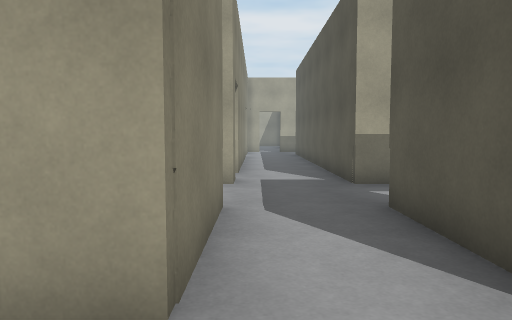
[1] (above)

24 first-person views from a walk through a 3-D level made in the Unity game engine. The camera is 1.2 m above the floor, tilts 4° down and sees 70° across. The floor is counted in squares, 1 m on a side. Each view is taken from the middle of a square. On the plan, view 1 faces up. The plan holds only what a view shows up to about 15 squares ahead; the rest is blank. The place goes on beyond the plan. The player character is not drawn.

[2]
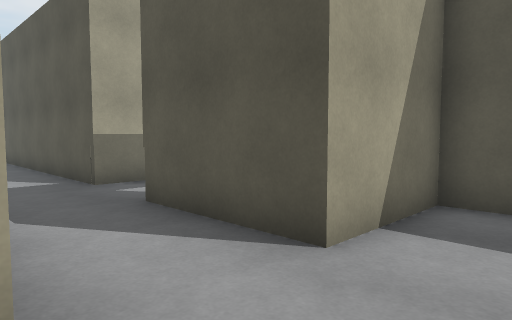

[3]
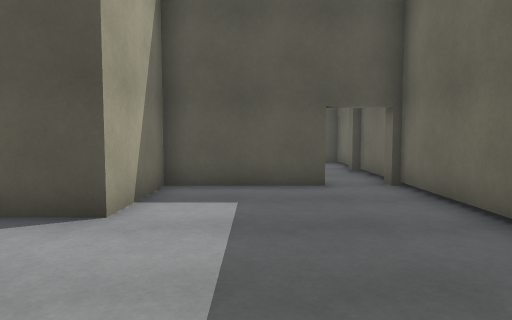

[4]
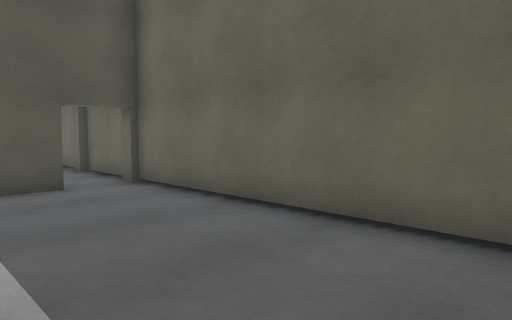

[5]
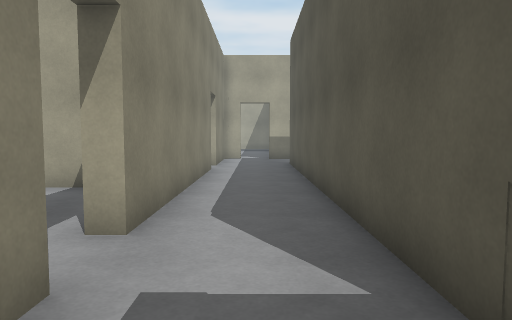

[6]
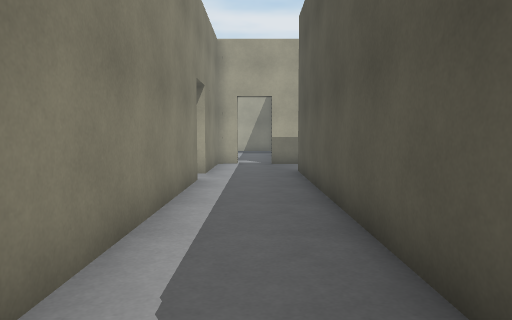

[7]
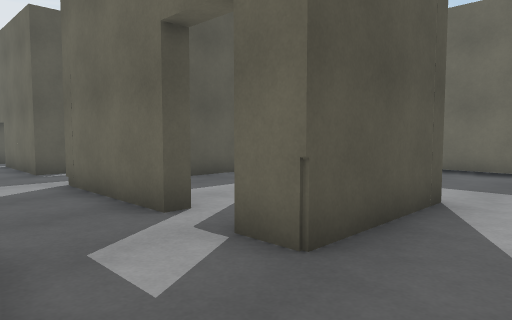

[8]
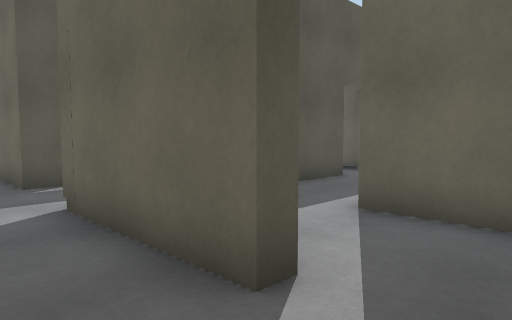

[9]
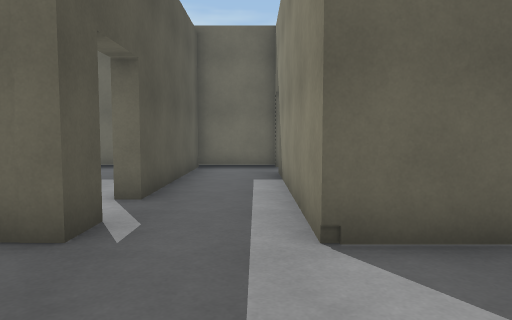

[10]
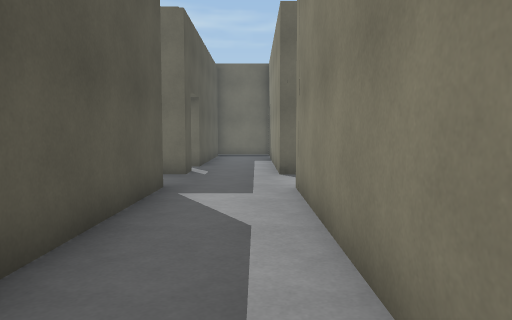

[11]
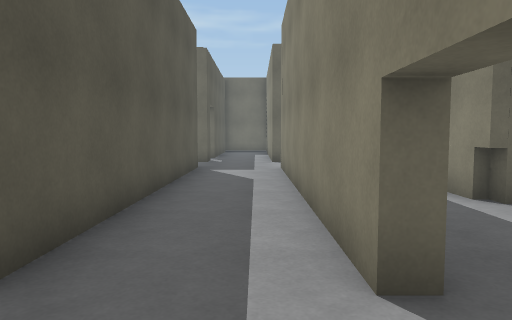

[12]
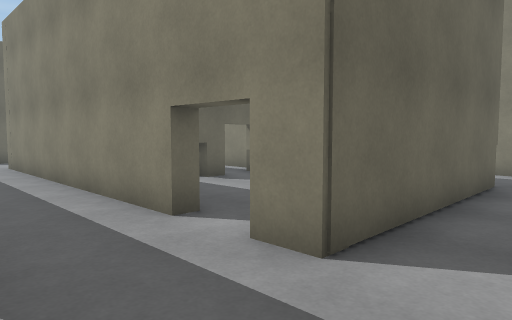

[13]
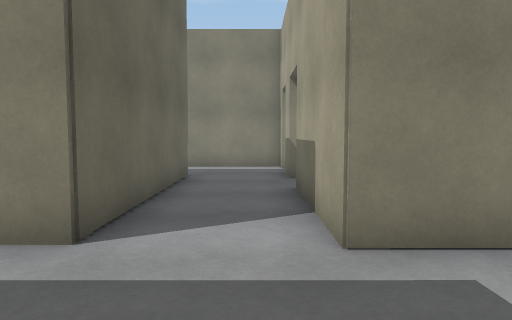

[14]
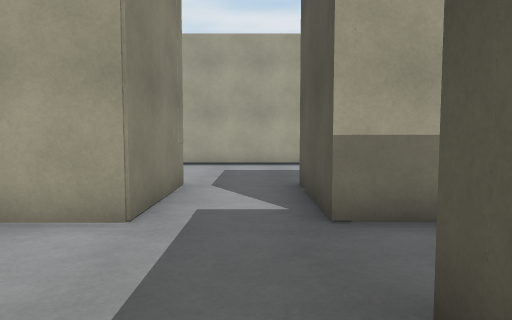

[15]
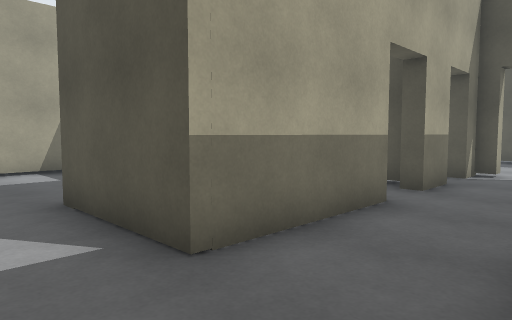

[16]
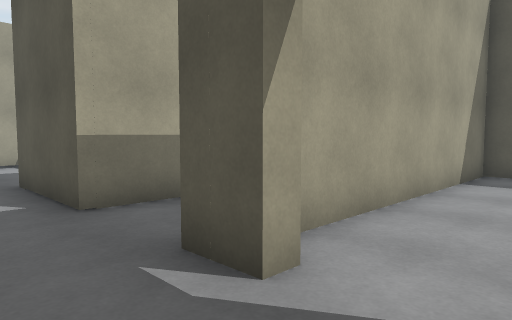

[17]
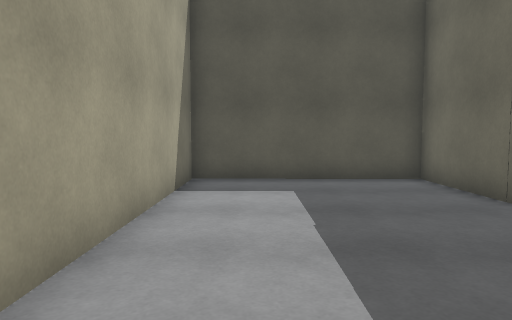

[18]
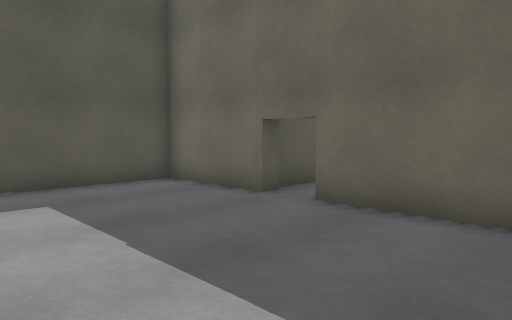

[19]
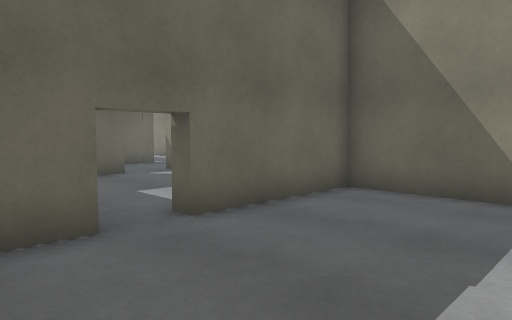

[20]
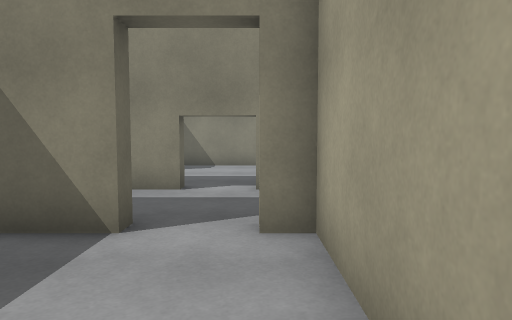

[21]
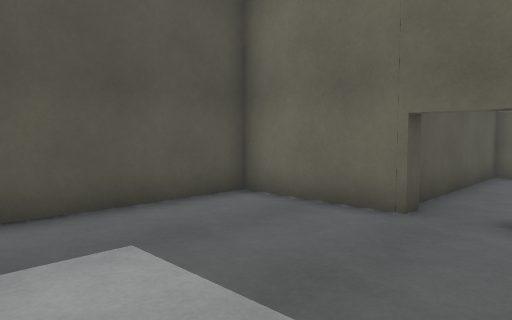

[22]
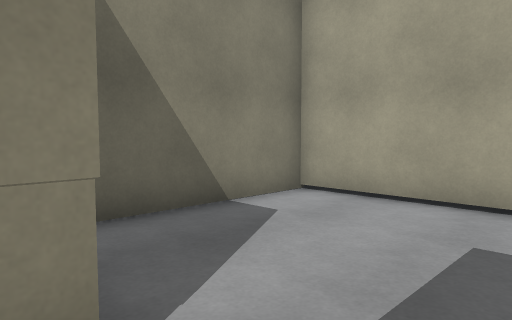

[23]
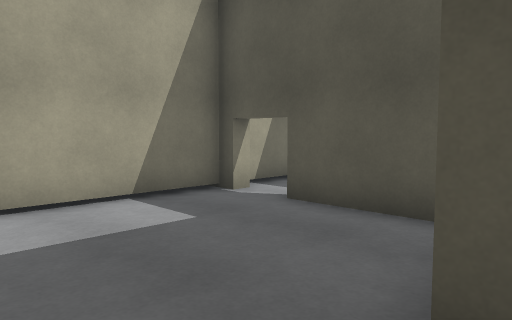

[24]
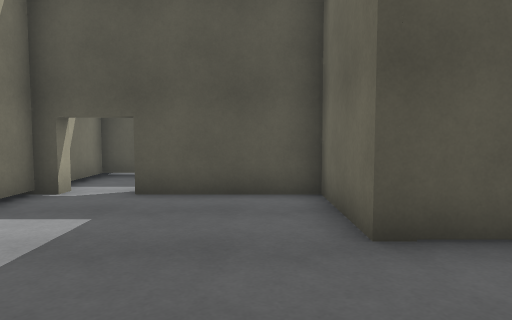

### Floor plan
Key: @ floor where view 1 was taken; # wall or solid block; x gap in a wall; . floor; T thing the floor can be seen under or through.
Columns run from 4 left of view 1 to 24 right of it. Each row starts with its distance up from view 1.
 35           ##############
 34           #........TT..#
 33           #........T ..
 32           #........T
 31           #........T
 30           #........#
 29              #..####
 28              #..#
 27              #..#
 26              #..#     .#
 25    ##.##.#####..#####.##.##..
 24    #........................
 23    #...................
 22    #...#######..###########
 21    x...#.....#............#
 20    ....#.....#............#
 19    #...#.....#..#.........#
 18    #...#  ...#..#.........#
 17    #...# ....#..#.........#
 16    #...####. #..#.........#
 15 ####...####  #..###########
 14  ..#...#  #  #..#   ...#
 13  ..#...#     #..#   ...#
 12   .#...#     #..#  ....#
 11   .....#     #..# ... .#
 10    #...#     #..# ... .#
  9    #...##    #..##.#####
  8    ................
  7    ................
  6    #..##.#####..####x
  5    #..# ...  #...
  4    #..# .....#....
  3    #..#####..#..#.
  2   ##...####..#..#.
  1  . .......#..#..#
  0  . .@.....#..#..#
 -1   ........#..#..#  .
 -2   ..............#  .
 -3   ..............#  .
 -4   ###############  ##

Where each view was taken, in squares from view 1:
view 1: 0 up, 0 right, facing up
view 2: 0 up, 1 left, facing up-right
view 3: 0 up, 3 left, facing right
view 4: 1 up, 3 left, facing down-right
view 5: 7 up, 1 right, facing up
view 6: 10 up, 1 right, facing up
view 7: 9 up, 0 right, facing down-right
view 8: 8 up, 3 right, facing down-right
view 9: 10 up, 10 right, facing down
view 10: 17 up, 10 right, facing down
view 11: 22 up, 10 right, facing down
view 12: 24 up, 12 right, facing down-left
view 13: 24 up, 13 right, facing left
view 14: 20 up, 11 right, facing up
view 15: 22 up, 10 right, facing up-right
view 16: 19 up, 10 right, facing up-right
view 17: 20 up, 12 right, facing right
view 18: 21 up, 13 right, facing down-right
view 19: 20 up, 20 right, facing down-left
view 20: 21 up, 17 right, facing left
view 21: 21 up, 16 right, facing down-right
view 22: 28 up, 11 right, facing up-left
view 23: 28 up, 10 right, facing up-right
view 24: 30 up, 8 right, facing right
